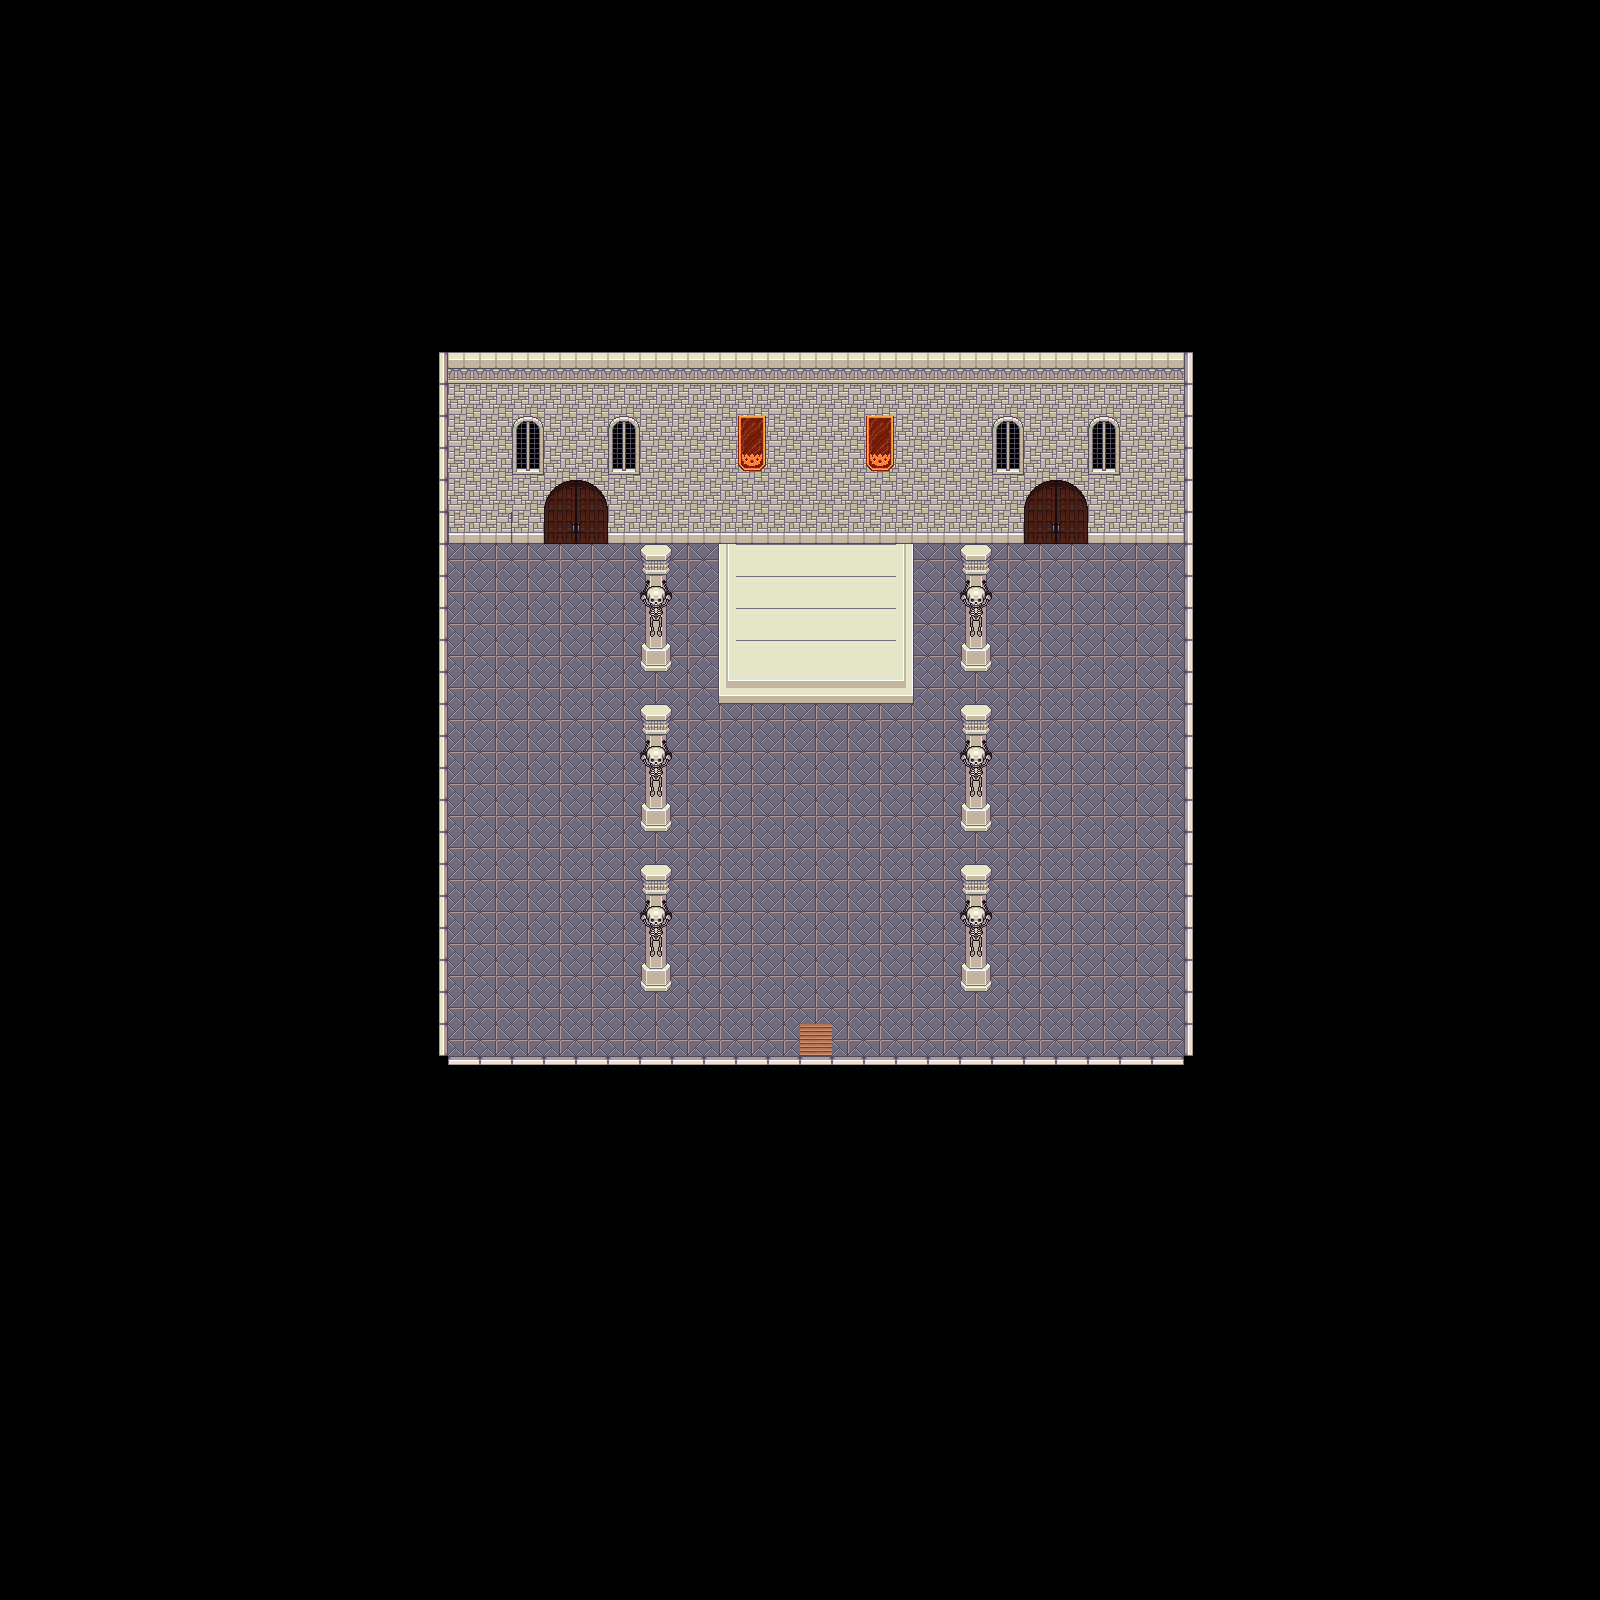

A level layout from a 2D game, rendered from its tile map. Below: a short description, then the map file with tile-grid data replaced by summaries:
An orthogonal 50x50 tile map with 32x32 px tiles, 4 tile layers (Ground, CollisionLayer, Doors, Misc), 8 tilesets.

<map version="1.2" tiledversion="1.2.2" orientation="orthogonal" renderorder="right-down" width="50" height="50" tilewidth="32" tileheight="32" infinite="0" nextlayerid="6" nextobjectid="1">
 <tileset firstgid="1" source="Ground.tsx" />
 <tileset firstgid="491" source="Graveyard Tileset 1.tsx" />
 <tileset firstgid="551" source="../TropicalWorld/Resources/Tiles5.tsx" />
 <tileset firstgid="1041" source="../CandyLand/castleFloor.tsx" />
 <tileset firstgid="1233" source="../CandyLand/castleWalls.tsx" />
 <tileset firstgid="1473" source="Resources/House Interior/Interior.tsx" />
 <tileset firstgid="2497" source="Resources/House Interior/castle.tsx" />
 <tileset firstgid="2649" source="../CandyLand/castleWindows.tsx" />
 <layer id="1" name="Ground" width="50" height="50">
  <data>[2500 cells, 2499 non-empty, 5 distinct tile ids]</data>
 </layer>
 <layer id="4" name="CollisionLayer" width="50" height="50">
  <data>[2500 cells, 2500 non-empty, 2 distinct tile ids]</data>
 </layer>
 <layer id="5" name="Doors" width="50" height="50">
  <data>[2500 cells, 25 non-empty, 8 distinct tile ids]</data>
 </layer>
 <layer id="2" name="Misc" width="50" height="50">
  <data>[2500 cells, 229 non-empty, 18 distinct tile ids]</data>
 </layer>
</map>
